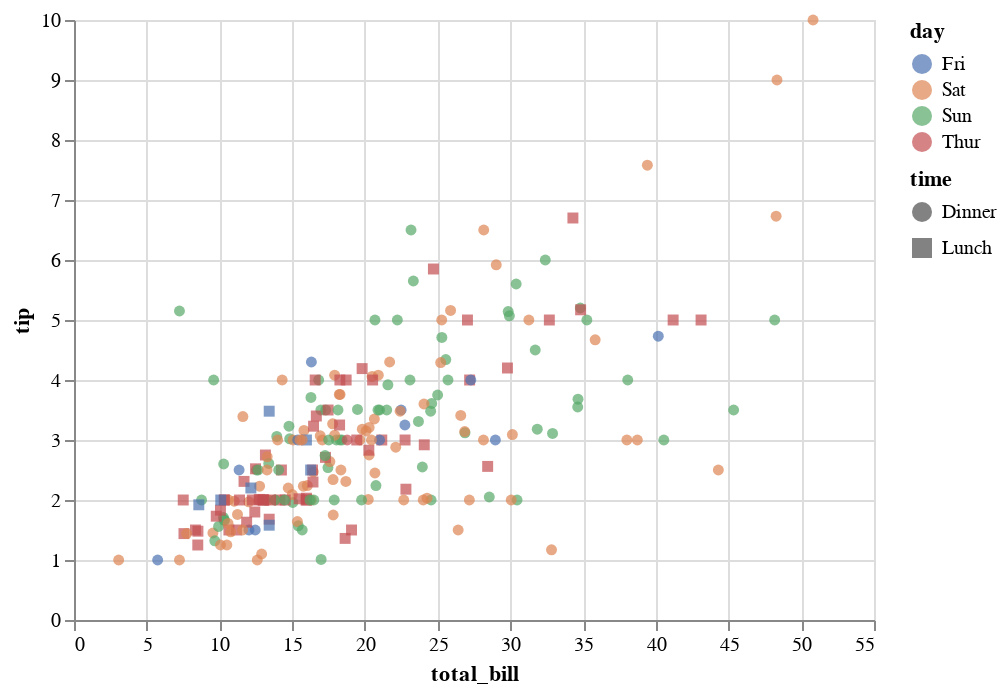

Here is the notebook cell this chart was saved with:
### Code cell
display(salt.scatterplot(x="total_bill", y="tip", hue="day", style="time", data=tips))
ax = sns.scatterplot(x="total_bill", y="tip", hue="day", style="time", data=tips)

### Figure 1 — Vega-Lite specification as saved in the notebook (floating-point values rounded to 4 significant figures; data arrays with more than 128 entries replaced by an {"elided": "..."} marker saying what was removed)
{"$schema": "https://vega.github.io/schema/vega-lite/v2.4.1.json", "config": {"range": {"category": ["rgba(76,114,176,1)", "rgba(221,132,82,1)", "rgba(85,168,104,1)", "rgba(196,78,82,1)", "rgba(129,114,179,1)", "rgba(147,120,96,1)", "rgba(218,139,195,1)", "rgba(140,140,140,1)", "rgba(204,185,116,1)", "rgba(100,181,205,1)"]}, "view": {"height": 300, "width": 400}}, "data": {"values": {"elided": "244 records"}}, "encoding": {"color": {"field": "day", "type": "nominal"}, "shape": {"field": "time", "type": "nominal"}, "x": {"axis": {"title": "total_bill"}, "field": "total_bill", "type": "quantitative"}, "y": {"axis": {"title": "tip"}, "field": "tip", "type": "quantitative"}}, "mark": {"filled": true, "type": "point"}}
